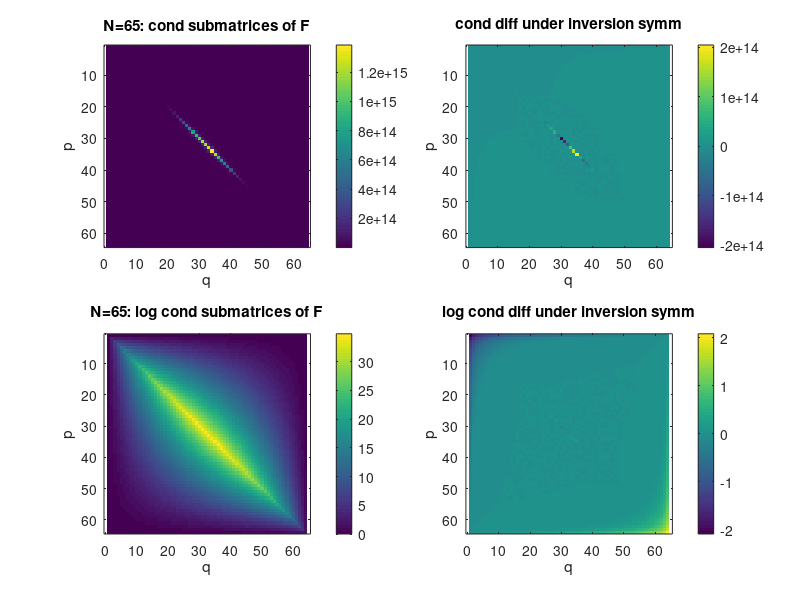
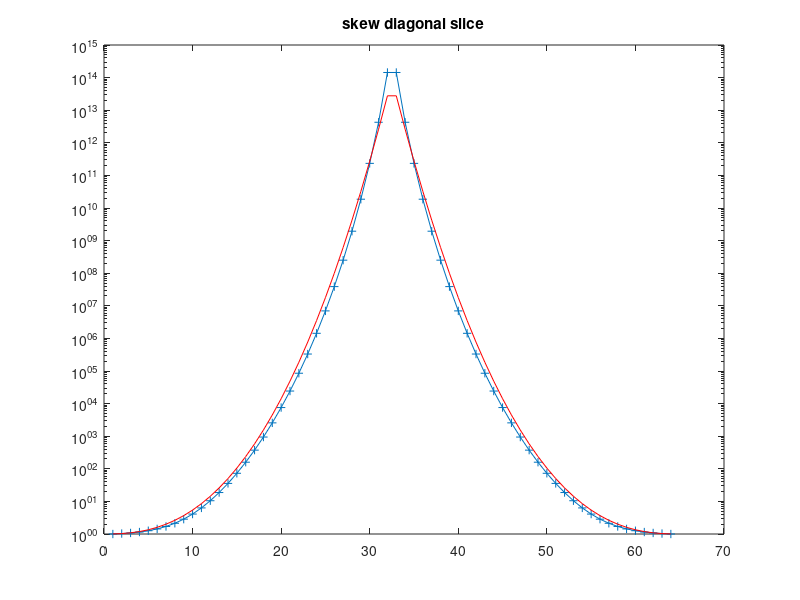

MATLAB code to generate these figures, in order:
% check proposition on sing vals and cond # of complementary subblocks
% 3/20/20

clear
if 0     % single example, detailed check of proof steps
N = 60; p = 20; q = 15;
fprintf('sqrt N = %g\n',sqrt(N))
F = fft(eye(N));
A = F(1:p,1:q);      % contiguous submatrix
B = F(1:p,q+1:end); C = F(p+1:end,1:q); D = F(p+1:end,q+1:end);  % other blocks
sA = svd(A); sB = svd(B); sC = svd(C); sD = svd(D);
fprintf('A:\t%.16g\t%.16g\n',max(sA),min(sA))
fprintf('B:\t%.16g\t%.16g\n',max(sB),min(sB))
fprintf('C:\t%.16g\t%.16g\n',max(sC),min(sC))
fprintf('D:\t%.16g\t%.16g\n',max(sD),min(sD))

max(sA)^2 + min(sC)^2 - N   % check steps in pf
min(sA)^2 + max(sC)^2 - N

max(sC)^2 + min(sD)^2 - N
min(sC)^2 + max(sD)^2 - N


cond(A)
cond(D)

'check bnds:'
cond(D)/cond(A) - (1-min(sC)^2/N)^-.5  % good
return
end

N = 65;           % sweep cond over (p,q) plane
F = fft(eye(N));
K = nan(N-1,N-1);
for p=1:N-1, for q = p:N-1
    K(p,q) = cond(F(1:p,1:q));
    K(q,p) = K(p,q);   % get this one for free by invariance under adjoint
  end, end
K
figure;
subplot(2,2,1); imagesc(K); colorbar; axis equal tight;
xlabel('q'); ylabel('p');
title(sprintf('N=%d: cond submatrices of F',N))
subplot(2,2,2); imagesc(K-flipud(fliplr(K))); colorbar; axis equal tight;
xlabel('q'); ylabel('p');
title(sprintf('cond diff under inversion symm'))
subplot(2,2,3); imagesc(log(K)); colorbar; axis equal tight;
xlabel('q'); ylabel('p');
title(sprintf('N=%d: log cond submatrices of F',N))
subplot(2,2,4); imagesc(log(K)-flipud(fliplr(log(K)))); colorbar; axis equal tight;
xlabel('q'); ylabel('p');
title(sprintf('log cond diff under inversion symm'))

if 1
ii =1:N-1;
d = nan*ii; for i=ii, d(i) = K(i,N-i); end 
figure; semilogy(ii, d, '+-'); title('skew diagonal slice');
hold on; semilogy(ii,exp(2.0 * 1.4* min(ii,N-ii).^2.5/N^1.5),'r-'); % 5/2 pow!
end

if 0   % fit a model
  figure;
end

% demo a bad case for paper
%F=fft(eye(50)); p=5; q=6; cond(F(1:p,1:q)), cond(F(p+1:end,q+1:end))

% check statement in symm chat: sigma_min of A
N = 60; fprintf('sqrt N = %g\n',sqrt(N))
F = fft(eye(N)); A = F(2:N,2:N); v=ones(N-1,1); A*v, norm(A*v)/norm(v)
